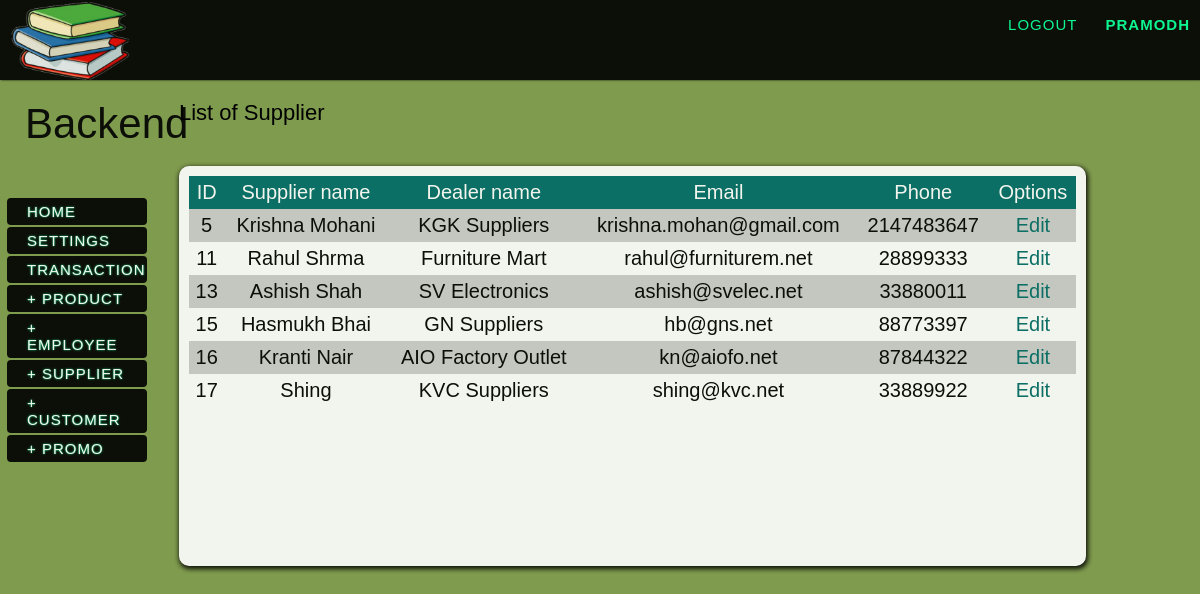
Page /viewlist.php?list=supplier (signed in) on the committed database.
### tables this page shows
CREATE TABLE IF NOT EXISTS `supplier` (
  `sdealer` varchar(20) NOT NULL,
  `semail` varchar(40) NOT NULL,
  `sid` int(11) NOT NULL AUTO_INCREMENT,
  `saddress` varchar(50) NOT NULL,
  `sname` varchar(20) NOT NULL,
  `sphone` int(12) NOT NULL,
  PRIMARY KEY (`sid`),
  UNIQUE KEY `sphone` (`sphone`)
);

### viewlist.php (the view, shortened to what this page needs)
<?php
	require_once("include/header.php");
?>
<div id="body">
	<?php include_once("include/left_content.php"); ?>
    <div class="rcontent">
    <?php if(isset($_GET['list'])){
		if(!strcmp(strtolower($_GET['list']),"product")){
			echo"<h1><span>List of ".ucfirst($_GET['list'])."</span></h1>";
			echo"<div id='contentbox'><div id='data'>
				 <table id='itemList' ><tr><th>ID</th><th>Product name</th><th>Supplier name</th><th>Market Price</th><th>Cost Price</th><th>Options</th></tr>";
			$plist = mysql_query("select product_id, product_name, supplier_id, market_price, cost_price from product");
			while($row = mysql_fetch_array($plist)){
				echo"<tr><td>{$row['product_id']}</td>
					 <td>{$row['product_name']}</td>";
			$slist = mysql_query("select sdealer from supplier where sid='{$row['supplier_id']}'");
			$slist = mysql_fetch_array($slist);
				echo"<td>{$slist['sdealer']}</td>
					 <td>{$row['market_price']}</td>
					 <td>{$row['cost_price']}</td>
					 <td><a href='editlist.php?name=product&id={$row['product_id']}'>Edit</a> ";
			}
        	echo"</tr></table></div></div>";
		}
	elseif(!strcmp(strtolower($_GET['list']),"supplier")){
			echo"<h1><span>List of ".ucfirst($_GET['list'])."</span></h1>";
			echo"<div id='contentbox'><div id='data'><table id='itemList' ><tr><th>ID</th><th>Supplier name</th><th>Dealer name</th><th>Email</th><th>Phone</th><th>Options</th></tr>";
			$slist = mysql_query("select sid, sname, sdealer, semail, sphone from supplier");
			while($row = mysql_fetch_array($slist)){
				echo"<tr><td>{$row['sid']}</td>
					 <td>{$row['sname']}</td>
					 <td>{$row['sdealer']}</td>
					 <td>{$row['semail']}</td>
					 <td>{$row['sphone']}</td>
					 <td><a href='editlist.php?name=supplier&id={$row['sid']}'>Edit</a>";
			}
        	echo"</tr></table></div></div>";
		}
	}
	?>
    </div>
</div>

### css/outline.css (style rules this page uses)
body { margin-left:auto; margin-right:auto; background-color: #7f9b4e; background-repeat: repeat, no-repeat; background-position: center center; background-attachment: fixed; -webkit-background-size: auto, cover; -moz-background-size: auto, cover; -o-background-size: auto, cover; background-size: auto, cover; color: #000; font-family: 'Josefin Slab', Arial, sans-serif; font-size: 20px; }
a { color: #0f9; text-decoration: none; }
h1 { margin:0px; padding:20px; font-size:42px; color:#000; text-align:left; font-weight:400; text-align:left; }
h1 span { font-size:22px; color:#000; padding-top:10px; }
.rcontent { position:relative; width:84%; margin:0px 5px; float:left; overflow:auto; padding-bottom:100px; }
#contentbox { width:90%; height: 400px; margin: 20px; background-color:#FFFFFF; border-radius:10px; -moz-border-radius: 15px; -moz-box-shadow: 1px 2px 5px 1px #000; -webkit-box-shadow: 1px 2px 5px 1px #000; box-shadow: 1px 2px 5px 1px #000; opacity: 0.9; overflow: auto; }
#contentbox a { color:#006b68; }
#data { padding:10px; }
#itemList { width:100%; }
#itemList a { color:#006b68; }
#itemList th,td { padding:5px; text-align:center; }
#itemList tr:nth-child(even) { background-color: #CCC; }
#itemList tr:nth-child(odd) { background-color:#fff; }
#itemList tr:nth-child(1) { background-color:#006b68; color:#fff; }

### rows in the picture
supplier: sid "5", sname "Krishna Mohani", sdealer "KGK Suppliers", semail "krishna.mohan@gmail.com", sphone "2147483647"
supplier: sid "11", sname "Rahul Shrma", sdealer "Furniture Mart", semail "rahul@furniturem.net", sphone "28899333"
supplier: sid "13", sname "Ashish Shah", sdealer "SV Electronics", semail "ashish@svelec.net", sphone "33880011"
supplier: sid "15", sname "Hasmukh Bhai", sdealer "GN Suppliers", semail "hb@gns.net", sphone "88773397"
supplier: sid "16", sname "Kranti Nair", sdealer "AIO Factory Outlet", semail "kn@aiofo.net", sphone "87844322"
supplier: sid "17", sname "Shing", sdealer "KVC Suppliers", semail "shing@kvc.net", sphone "33889922"

### other values in the picture
$_SESSION['username'] "PRAMODH"
$_GET['list'] "Supplier"
